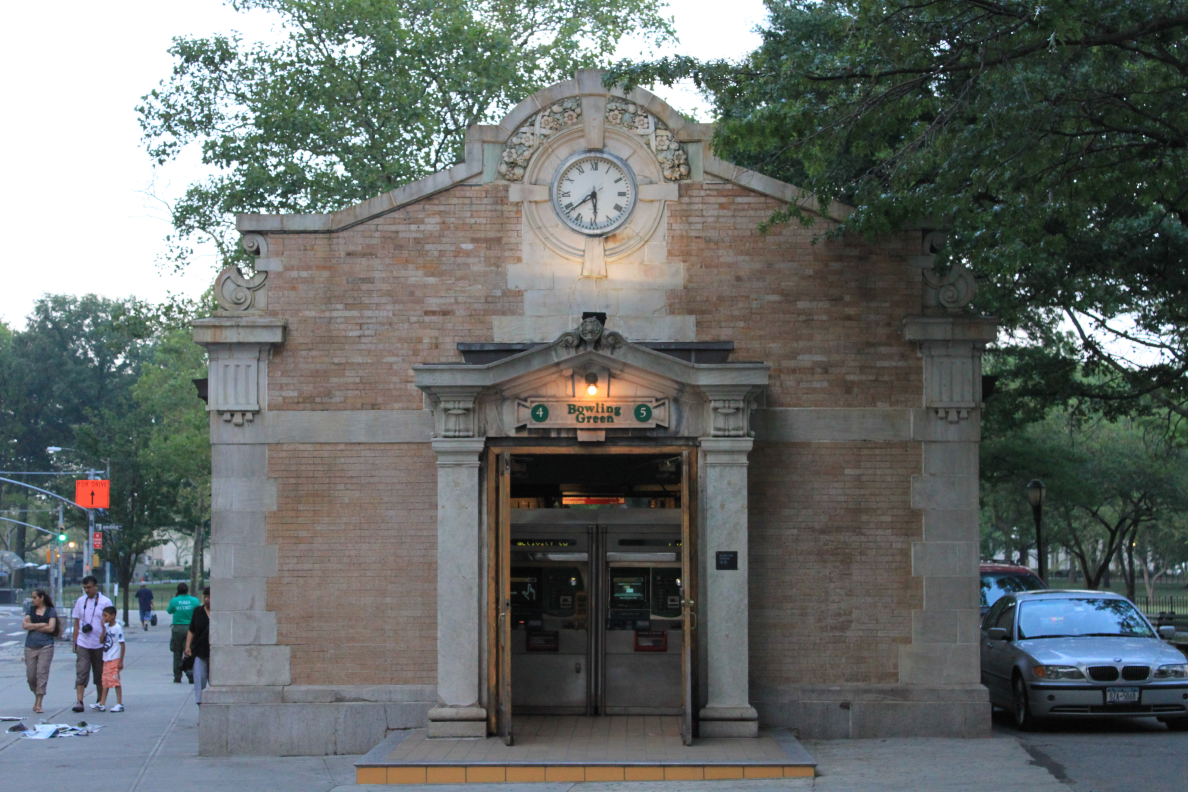
#> input picture docs/img/north.jpg, 4752 x 3168 px (shown at 1/4 size); its folder holds only this picture in this run
$ python verify.py north out.png
#> lines starting #> are read from the running program, lines starting #| are printed output that depends on the picture
### tools/regions.py
"""Outline data for every term on every photo. This file is the source of truth; docs/regions.json is generated from it.

Coordinates are percentages of the photo: x from 0 (left edge) to 100 (right edge), y from 0 (top) to 100 (bottom).
Using percentages means you can swap in a larger or smaller copy of the same photo without touching the numbers.

    P((x, y), (x, y), ...)   polygon, any number of points, listed around the outline
    R(x0, y0, x1, y1)        rectangle, shorthand for a four-point polygon
    E(cx, cy, rx, ry)        ellipse: center, then horizontal and vertical radius

Each photo has a dict (N, S, B below) mapping a term key to a LIST of shapes, because a feature can
appear more than once in a photo (two brackets, four keystones). The term keys must match the data-k
attributes in docs/index.html and the keys of TERMS in the same file.

Run it to regenerate the JSON:

    python3 tools/regions.py
"""
import json
import os
import sys


def P(*pts):
    return {"t": "p", "pts": [list(p) for p in pts]}

def E(cx, cy, rx, ry):
    return {"t": "e", "c": [cx, cy], "r": [rx, ry]}

def R(x0, y0, x1, y1):
    return P((x0, y0), (x1, y0), (x1, y1), (x0, y1))

N = {}
S = {}
B = {}

# ---------------- NORTH (clock face) ----------------
N["quoins"] = [
    P((17.7,55.9),(22.4,55.9),(22.4,60.2),(23.3,60.2),(23.3,64.4),(22.4,64.4),(22.4,68.7),(23.3,68.7),
      (23.3,72.8),(22.4,72.8),(22.4,77),(23.2,77),(23.2,81.3),(24.4,81.3),(24.4,86.4),(17.6,86.4)),
    P((82.5,55.9),(77.6,55.9),(77.6,59.9),(76.7,59.9),(76.7,64),(77.7,64),(77.7,68.3),(76.7,68.3),
      (76.7,72.7),(77.7,72.7),(77.7,77),(76.8,77),(76.8,81.2),(75.6,81.2),(75.6,86.2),(82.5,86.2)),
]
N["triglyph"] = [R(17.5,45.3,22.5,51.8), R(77.7,45,82.6,51.5)]
N["guttae"] = [R(18.7,52,21.3,53.8), R(78.9,51.65,81.5,53.5)]
N["cresting"] = [
    P((18,36.5),(18.3,34.6),(19.3,33.6),(20.3,33.5),(21,34.2),(21.5,34.2),(21.5,32.6),(20.5,31.6),(20.4,30),
      (21,29.4),(22.5,29.4),(22.6,32.6),(23.9,32.6),(23.9,34.2),(22.6,34.2),(22.6,39.2),(18.6,39.2),(18,38)),
    P((82,36.5),(81.7,34.6),(80.7,33.6),(79.7,33.5),(79,34.2),(78.9,32.5),(79.6,31.6),(79.6,30),(79,29.3),
      (77.6,29.3),(77.6,32.4),(76.3,32.4),(76.3,34.1),(77.6,34.1),(77.6,39.3),(81.5,39.3),(82,38)),
]
N["banding"] = [R(17.6,51.8,36.7,55.8), R(63.4,51.8,82.6,55.8)]
N["yellowbrick"] = [
    P((23.4,55.9),(36.7,55.9),(36.7,86.4),(24.4,86.4)),
    P((63.4,55.9),(76.7,55.9),(75.6,86.2),(63.4,86.2)),
    R(22.7,40,36.3,51.7), R(63.8,40,77.4,51.7),
]
N["base"] = [
    P((17,86.4),(36.2,86.4),(36.2,92.3),(32,92.3),(30.5,94.8),(16.8,95.2),(16.8,88.7)),
    P((63.8,86.4),(82.6,86.2),(83.5,87.3),(83.5,93),(69,93),(67.5,92.3),(63.8,92.3)),
]
N["gable"] = [
    P((22.6,40),(22.6,29.4),(27.6,29.4),(39.2,20.6),(39.2,16.4),(42.4,16.4),(43.8,13.6),(45.8,11.6),(48.6,10.4),
      (48.6,9),(51.1,9),(51.1,10.4),(54.2,11.6),(56.2,13.6),(57.6,16.4),(60.8,16.4),(60.8,20.6),(72.4,27.2),
      (77.5,29.4),(77.5,40)),
]
N["bullseye"] = [E(50,24.6,6,8.8)]
N["keystones"] = [
    P((48.6,9),(51.1,9),(50.9,18.8),(49.2,18.8)),
    R(42.9,23,46.3,25.3),
    R(53.8,23,57.1,25.3),
    P((49.3,30),(50.8,30),(51.1,34.8),(48.9,34.8)),
]
N["wreath"] = [
    P((48.8,12.1),(47,12.6),(46,13.2),(45,14),(44,15.1),(43,16.6),(42.3,18.3),(42,20.5),(42.1,22.7),(44.6,22.8),
      (44.5,21.5),(45,19.8),(46,18.1),(47.2,16.9),(48.8,16.2)),
    P((51.2,12.1),(53,12.6),(54,13.2),(55,14),(56,15.1),(57,16.6),(57.7,18.3),(58,20.5),(57.9,22.7),(55.4,22.8),
      (55.5,21.5),(55,19.8),(54,18.1),(52.8,16.9),(51.2,16.2)),
]
N["coping"] = [
    P((20,27.2),(27.6,27.2),(39.2,20.6),(39.2,16.4),(42.4,16.4),(43.8,13.6),(45.8,11.6),(48.6,10.4),(50,10.1),
      (51.4,10.4),(54.2,11.6),(56.2,13.6),(57.6,16.4),(60.8,16.4),(60.8,20.6),(68,24.7),
      (68,27.1),(59.5,22.6),(58,22.7),(58,20.5),(57.7,18.3),(57,16.6),(56,15.1),(55,14),(54,13.2),(53,12.6),
      (51.2,12.1),(48.8,12.1),(47,12.6),(46,13.2),(45,14),(44,15.1),(43,16.6),(42.3,18.3),(42,20.5),(42,22.7),
      (40.5,22.6),(27.6,29.4),(20,29.4)),
]
porchN = P((34.7,46.1),(40.9,46.2),(47.1,44.7),(47.2,42.6),(48.8,41),(49.3,40.1),(50.3,40.1),(50.8,41),(52.5,42.6),
           (52.6,44.7),(58.6,46.2),(64.9,46.1),(64.8,48.6),(63.4,50.1),(63.8,89),(63.8,93),(36,93),(36,89),
           (36.3,58),(36.3,55.2),(37.1,50.1),(34.9,48.6))
N["porch"] = [porchN]
N["enframement"] = [porchN]
N["columns"] = [
    P((36.3,55.2),(40.8,55.2),(40.8,58),(40.3,58.3),(40.3,88.6),(41,89),(41,93),(36,93),(36,89),(36.9,88.6),(36.9,58.3),(36.3,58)),
    P((58.7,55.2),(63.4,55.2),(63.4,58),(62.9,58.3),(62.9,88.6),(63.8,89),(63.8,93),(58.8,93),(58.8,89),(59.1,88.6),(59.1,58.3),(58.7,58)),
]
N["pediment"] = [
    P((34.7,46.1),(40.9,46.2),(49.9,44.1),(58.6,46.2),(64.9,46.1),(64.8,48.6),(63.1,50.1),(60,50.2),(60,55.2),
      (40,55.2),(40,50.2),(37.1,50.1),(34.9,48.6)),
]
N["brackets"] = [R(37.1,50.2,39.9,55.1), R(59.9,50.2,63.1,55.1)]
N["rosette"] = [E(49.75,41.4,1.0,1.4)]
N["volutes"] = [E(47.95,43.05,0.95,1.15), E(51.75,43.05,0.95,1.15)]

# ---------------- SOUTH (color) ----------------
S["coping"] = [
    P((27.8,18.1),(35.8,18.8),(44,15.2),(44,11.3),(46,10.6),(47.2,10.9),(48.5,8.9),(50.3,7.7),(52.3,7.2),(54.3,7.4),
      (56.2,8.2),(57.8,9.5),(59,11.3),(59.7,13.3),(61.6,13.8),(61.6,17.6),(64,20),(66,21.8),(69,24.6),(74.5,25.3),
      (74.2,26.6),(68.5,26),(66,23.7),(63,21.2),(60.6,19.2),(59.5,18.6),(59.4,17),(59,15),(58.3,13.2),(57.5,11.8),
      (56.5,10.6),(55.5,9.8),(54.2,9.2),(52.4,9),(51,9.2),(50,9.8),(49,10.7),(48,11.8),(47.3,13.3),(47,15),
      (47,16.6),(45,17),(35.6,20.6),(28,20.1)),
]
S["gable"] = [
    P((30.5,20.3),(35.6,20.6),(44,17),(44,11.3),(47.2,10.9),(50.3,7.7),(53.3,6.6),(57.8,9.5),(59.7,13.3),(61.6,13.8),
      (61.6,17.6),(69,24.6),(73,25.4),(73,31),(63,30),(58,28.5),(47.5,28.5),(44,30),(40.5,31.5),(30.5,31.5)),
]
S["bullseye"] = [E(53.3,19.8,4.7,7.0)]
S["sunburst"] = [E(53.15,19.6,2.35,3.7)]
S["keystones"] = [
    P((52.3,6.6),(54.3,6.8),(54,15.4),(52.8,15.3)),
    P((47.8,17.8),(50.9,18.2),(50.9,19.7),(47.8,19.4)),
    P((55.7,19.5),(58.7,19.9),(58.7,21.2),(55.7,20.8)),
    P((52.7,23.4),(53.9,23.4),(54.1,28),(52.6,28)),
]
S["wreath"] = [
    P((52.4,9.0),(51,9.2),(50,9.8),(49,10.7),(48,11.8),(47.3,13.3),(47,15),(47.1,16.6),(48.9,17.4),(49.3,16),
      (50,14.6),(51,13.6),(52,13),(52.7,12.8)),
    P((54.2,9.2),(55.5,9.8),(56.5,10.6),(57.5,11.8),(58.3,13.2),(59,15),(59.4,17),(59.4,18.5),(57.8,18.6),
      (57.3,16.5),(56.5,15),(55.5,13.8),(54.6,13.1),(54.1,12.9)),
]
S["cresting"] = [
    P((26,27),(26.3,25.5),(27.2,24.4),(28.2,24.1),(29,24.6),(29.3,24.7),(29.3,23.1),(28.5,22.6),(28.3,21),(28.8,20.1),
      (30.1,20.1),(30.2,23.1),(31,23.1),(31,24.7),(30.7,24.9),(30.7,29.7),(26.6,29.7),(26,28.6)),
    P((16.1,38.5),(16.4,37.2),(17.3,36.6),(18.4,36.6),(18.4,35.7),(17.4,35.5),(17.4,34.3),(18.8,34.3),(19,36.6),(19,40),(16.5,40)),
]
S["triglyph"] = [R(25.3,34.3,30.05,40.3)]
S["guttae"] = [R(25.3,40.3,29.7,42)]
S["quoins"] = [P((24.5,44.3),(31,44.3),(31,71.9),(24.4,71.9))]
S["banding"] = [P((16,47.8),(23.6,43.9),(23.6,46),(16,49.9)), R(24.4,40.3,30.2,44.2)]
S["walls"] = [P((16,49.9),(23.6,46),(23.6,71.6),(16,68.4))]
S["windows"] = [
    P((19,48.3),(20.9,47.6),(20.9,53),(19,53.5)),
    P((16.8,49.5),(17.4,49.3),(17.4,54.1),(16.8,54.2)),
    P((23,46.3),(23.6,46.1),(23.6,52),(23,52.1)),
]
S["base"] = [
    P((16,68.4),(23.6,71.6),(23.6,78.6),(16.4,73.8)),
    P((24.3,71.9),(31,71.9),(31,79.5),(24,79.5)),
]
S["extension"] = [
    P((30.3,34.5),(36.2,31.8),(51.8,33),(57.8,33.4),(65.5,31.3),(72.2,34.9),(77.2,35.6),(86.6,37.8),(86.2,79),
      (76,78.6),(57,79.2),(42.6,80),(36.3,82.5),(30.3,79.5)),
]
S["doors"] = [
    P((42.7,43.2),(51.8,43.9),(51.8,79.5),(42.7,79.8)),
    P((57,44.6),(75.9,45.6),(75.9,78.6),(57,79)),
    P((76,45.8),(86,46.8),(86,78.9),(76,78.5)),
]
S["pediment"] = [
    P((51.8,33.2),(58,33.4),(65.5,31.4),(72.1,34.8),(77.2,35.6),(77.2,37.7),(75.8,39.2),(75.3,39.3),(75.3,44.6),
      (53.6,42.4),(53.6,37.1),(52,35.8)),
]
S["brackets"] = [R(53.8,37.1,56.1,42), P((73,39.2),(75.2,39.4),(75.2,43.8),(73,43.6))]
S["rosette"] = [E(65.9,29.9,1.0,1.35)]
S["volutes"] = [E(64.25,30.9,0.8,0.9), E(67.3,31.2,0.75,0.85)]
S["columns"] = [
    P((51.9,42.3),(56.9,42.6),(56.9,44.9),(56.2,45.2),(56.2,75.7),(57,76),(57,79.4),(51.7,79.5),(51.7,76),(52.3,75.7),(52.3,45),(51.9,44.8)),
    P((71.9,43.9),(75.7,44.1),(75.7,45.8),(71.9,45.6)),
]
S["enframement"] = [
    P((51.8,33.2),(58,33.4),(64.2,31.6),(64,30),(65.9,28.5),(67.6,30.2),(67.8,32.4),(72.1,34.8),(77.2,35.6),(77.2,37.7),
      (75.9,39.2),(75.9,78.6),(51.7,79.5),(51.9,42.3),(53.6,37.1),(52,35.8)),
]
S["plainquoins"] = [P((37,41),(42.6,41.3),(42.6,73.4),(36.9,73.6))]
S["entablature"] = [
    P((30.1,34.8),(36.2,31.8),(51.8,33),(51.8,36.2),(36.3,35.2),(30.1,39.4)),
    P((77.1,36.1),(86.6,37.8),(86.6,40.4),(77.1,38.7)),
]
S["roof"] = [P((43.2,32),(48.3,30.1),(56.6,30.1),(60.4,31.4),(58,33.3),(52.1,33))]

# ---------------- SOUTH (older B&W photo) ----------------
B["coping"] = [
    P((28.9,15),(37,16.2),(47.1,12.3),(47.1,8.1),(49.9,8.1),(51.5,6.5),(53.3,5.4),(55.5,4.9),(57.8,5),(59.8,5.7),
      (61.5,7),(62.8,8.8),(63.9,11.6),(65.3,11.8),(65.3,15.4),(70,19.8),(73.7,23.3),(79.2,23.3),
      (79.2,25.2),(73,24.6),(69,21.6),(64.2,17.8),(63.6,17.3),(63.5,15.5),(63.2,13.5),(62.5,11.5),(61.5,9.8),
      (60.3,8.4),(59,7.4),(57.7,6.9),(55.5,6.7),(54,6.6),(53,7.1),(52,8),(51,9.3),(50.2,11),(49.7,13),(49.6,14.8),
      (48,14.2),(37,18),(28.7,16.6)),
]
B["gable"] = [
    P((31,16.9),(37,18),(47.1,12.3),(47.1,8.1),(49.9,8.1),(53.3,5.4),(56.6,4.4),(59.8,5.7),(62.8,8.8),(63.9,11.6),
      (65.3,11.8),(65.3,15.4),(73.7,23.3),(77.5,25),(77.5,29.5),(66,29),(60,26.5),(52,26),(44.5,29.4),(31,27.5)),
]
B["bullseye"] = [E(56,17.8,5,7.5)]
B["sunburst"] = [E(56.1,17.8,2.75,4.2)]
B["keystones"] = [
    P((55.5,4.4),(57.8,4.4),(57.3,13.4),(56,13.4)),
    P((50.2,15.8),(53.6,15.9),(53.6,17.6),(50.2,17.5)),
    P((59,17.6),(63.3,18),(63.3,19.4),(59,19.2)),
    P((55.7,21.8),(57,21.8),(57.2,26.6),(55.5,26.6)),
]
B["wreath"] = [
    P((55.5,6.7),(54,6.6),(53,7.1),(52,8),(51,9.3),(50.2,11),(49.7,13),(49.6,14.8),(51.3,15),(51.8,13.5),
      (52.7,12),(54,10.8),(55.5,10.3)),
    P((57.7,6.9),(59,7.4),(60.3,8.4),(61.5,9.8),(62.5,11.5),(63.2,13.5),(63.5,15.5),(63.6,17.3),(61.3,17.3),
      (61,15.5),(60.3,13.5),(59.3,11.8),(58.2,10.8),(57.4,10.4)),
]
B["cresting"] = [
    P((26,22.8),(26.6,21.6),(27.3,21),(28,21.4),(28.6,22.4),(29.9,22),(29.9,20.6),(28.8,20.4),(28.6,18),(29.3,17.4),
      (30.6,17.4),(30.7,20.6),(32.2,20.6),(32.2,22),(30.8,22.4),(30.8,26.7),(26.4,26.7),(26,25)),
]
B["extension"] = [
    P((42.4,29.5),(58,30.8),(59.6,30.6),(65.4,30.8),(74.6,27.9),(80.8,33.4),(86.2,34.6),(96,36),(95.4,77.6),
      (84.2,76.8),(63.2,79.5),(48,79.2),(46.6,82.6),(42.4,82.4)),
]
B["doors"] = [
    P((48,41.6),(58,42),(58,79),(48,79.2)),
    P((63.2,42.5),(82,43.8),(82,78),(63.2,79.5)),
    P((84.2,44.3),(95.4,45.2),(95.4,77.6),(84.2,76.8)),
]
B["pediment"] = [
    P((59.6,30.6),(65.4,30.8),(74.6,27.9),(80.8,33.4),(86.2,34.6),(86.2,37.4),(84,38),(84,42.4),
      (60.4,41.2),(60.4,35.2),(59.6,34.4)),
]
B["brackets"] = [R(60.4,35.3,63.4,40.4), P((81.4,37.7),(83.8,37.9),(83.8,42.1),(81.4,41.9))]
B["rosette"] = [E(74.3,27.5,0.95,1.3)]
B["volutes"] = [E(72.5,28.7,0.9,0.85), E(76,28.9,0.65,0.85)]
B["columns"] = [
    P((59.3,40.6),(63.4,40.8),(63.4,42.5),(63.2,42.8),(63.2,75.5),(63.8,75.8),(63.8,79),(58.8,79),(58.8,75.8),(59.5,75.5),(59.5,42.6),(59.3,42.3)),
    P((80,42),(84.4,42.2),(84.4,43.9),(84,44.2),(84,75),(84.4,77.8),(82,77.8),(82,44),(80,43.8)),
]
B["enframement"] = [
    P((59.6,30.6),(65.4,30.8),(71.6,28.8),(72.4,27.7),(74.3,26.1),(75.4,27.7),(76.7,29.6),(80.8,33.4),(86.2,34.6),
      (86.2,37.4),(84.4,38),(84.4,77.8),(58.8,79),(59.3,40.6),(60.4,35.2),(59.6,34.4)),
]
B["plainquoins"] = [P((42.8,39.8),(48,40),(48,74),(42.6,74.4))]
B["base"] = [P((42.4,74.2),(48,74),(48,79.5),(46.6,82.6),(42.4,82.4))]
B["entablature"] = [
    P((42.4,29.5),(58,30.8),(58,34),(42,32.9)),
    P((86,34.7),(95.8,36),(96,38.8),(86,37.5)),
]
B["roof"] = [P((44.4,29.4),(46,28.2),(52,26),(56,25.6),(60,26.8),(66,29.6),(63.5,30.4),(58,30.8),(50,30))]

S["yellowbrick"] = [S["walls"][0], P((30.5,20.6),(35.6,20.6),(44,17),(47,16.6),(48.6,19.5),(48.7,27),(47.5,28.5),(44,30),(40.5,31.5),(30.5,31.5)), P((58,21.3),(60.6,19.2),(69,26),(73,26.5),(73,31),(63,30),(58,28.5))]
# Keys here are the photo keys used in PHOTOS in docs/index.html.
DATA = {"north": N, "south": S, "south-bw": B}

# [6 lines that do not run on import are left out]

### tools/verify.py
"""Draw the outlines from tools/regions.py on top of a photo, so you can check them before publishing.

    python3 tools/verify.py PHOTO_KEY OUT [X0 Y0 X1 Y1] [--only a,b,c] [--gamma G]

    PHOTO_KEY    a key of DATA in tools/regions.py, e.g. north (the picture is read from docs/img/<key>.jpg)
    OUT          where to write the check picture, e.g. /tmp/check.jpg
    X0 Y0 X1 Y1  crop to look at, in percent of the full photo (default: the whole photo)
    --only       comma-separated term keys to draw (default: all of them, which gets crowded)
    --gamma      below 1 brightens a dark photo, e.g. 0.45

Each term gets its own color and a label at the top-left of every shape. Fix the numbers in
tools/regions.py, run this again, repeat until the outlines hug the stone.

Needs Pillow:  python3 -m pip install pillow
"""
import argparse
import colorsys
import math
import os
import sys

from PIL import Image, ImageDraw, ImageFont

HERE = os.path.dirname(os.path.abspath(__file__))
sys.path.insert(0, HERE)
import regions  # noqa: E402

OUT_WIDTH = 1800


def load_font(size):
    for path in ("/System/Library/Fonts/Helvetica.ttc", "/usr/share/fonts/truetype/dejavu/DejaVuSans.ttf", "arial.ttf"):
        try:
            return ImageFont.truetype(path, size)
        except OSError:
            pass
    return ImageFont.load_default()


def main():
    ap = argparse.ArgumentParser(description=__doc__, formatter_class=argparse.RawDescriptionHelpFormatter)
    ap.add_argument("photo_key", choices=sorted(regions.DATA))
    ap.add_argument("out")
    ap.add_argument("box", nargs="*", type=float, default=[0, 0, 100, 100], metavar="X0 Y0 X1 Y1")
    ap.add_argument("--only", default="")
    ap.add_argument("--gamma", type=float, default=1)
    a = ap.parse_args()
    if len(a.box) != 4:
        ap.error("the crop needs exactly four numbers: X0 Y0 X1 Y1")
    x0, y0, x1, y1 = a.box
    only = [k for k in a.only.split(",") if k]

    im = Image.open(os.path.join(HERE, "..", "docs", "img", a.photo_key + ".jpg")).convert("RGB")
#> im is the input picture: PIL image 4752x3168 RGB; mean R, G, B 102.5, 107.7, 105.7
    if a.gamma != 1:
        im = im.point(lambda v: int(255 * ((v / 255) ** a.gamma)))
    W, H = im.size
#> W = 4752; H = 3168
    crop = im.crop((int(W * x0 / 100), int(H * y0 / 100), int(W * x1 / 100), int(H * y1 / 100)))
    crop = crop.resize((OUT_WIDTH, int(crop.size[1] * OUT_WIDTH / crop.size[0])), Image.LANCZOS)
    cw, ch = crop.size
#> cw = 1800; ch = 1200
    d = ImageDraw.Draw(crop, "RGBA")
    font = load_font(18)

    def to_px(p):
        return ((p[0] - x0) / (x1 - x0) * cw, (p[1] - y0) / (y1 - y0) * ch)

    data = regions.DATA[a.photo_key]
    for bad in [k for k in only if k not in data]:
        print(f"note: no '{bad}' on photo '{a.photo_key}'")
    names = list(data)
    for i, key in enumerate(names):
        if only and key not in only:
            continue
        r, g, b = [int(v * 255) for v in colorsys.hsv_to_rgb(i / len(names), 1, 1)]
        for shape in data[key]:
            if shape["t"] == "p":
                pts = [to_px(p) for p in shape["pts"]]
            else:
                (cx, cy), (rx, ry) = shape["c"], shape["r"]
                pts = [to_px((cx + rx * math.cos(t / 40 * 2 * math.pi), cy + ry * math.sin(t / 40 * 2 * math.pi))) for t in range(40)]
            d.polygon(pts, fill=(r, g, b, 40))
            d.line(pts + [pts[0]], fill=(r, g, b, 255), width=2)
            lx, ly = min(p[0] for p in pts), min(p[1] for p in pts)
            d.rectangle([lx, ly - 20, lx + len(key) * 10 + 4, ly], fill=(0, 0, 0, 180))
            d.text((lx + 2, ly - 19), key, fill=(r, g, b, 255), font=font)

    crop.save(a.out, quality=88)
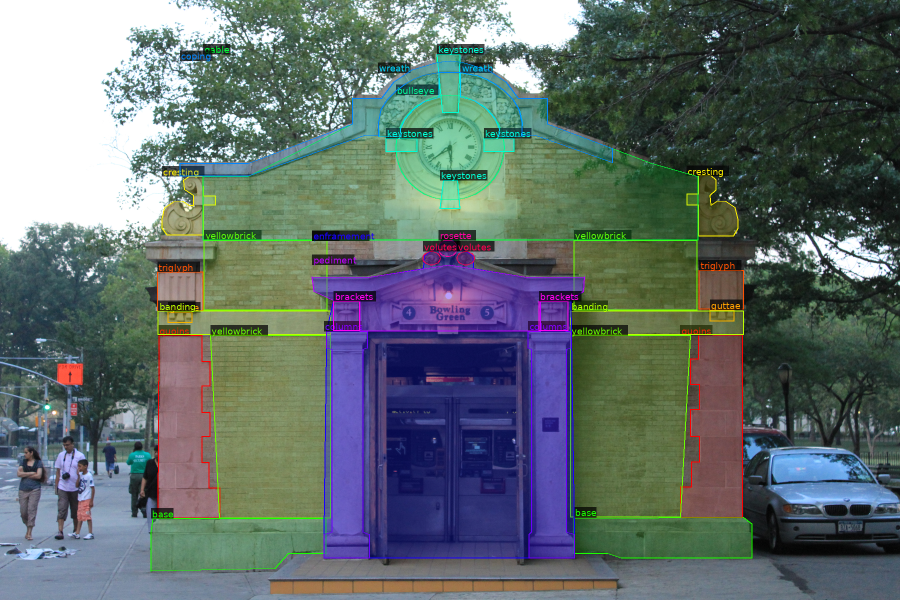
#> saved as out.png: PIL image 1800x1200 RGB (shown at 1/2 size); mean R, G, B 97.7, 110.1, 108.7
    print("wrote", a.out, crop.size)
#| wrote out.png (1800, 1200)


if __name__ == "__main__":
    main()
